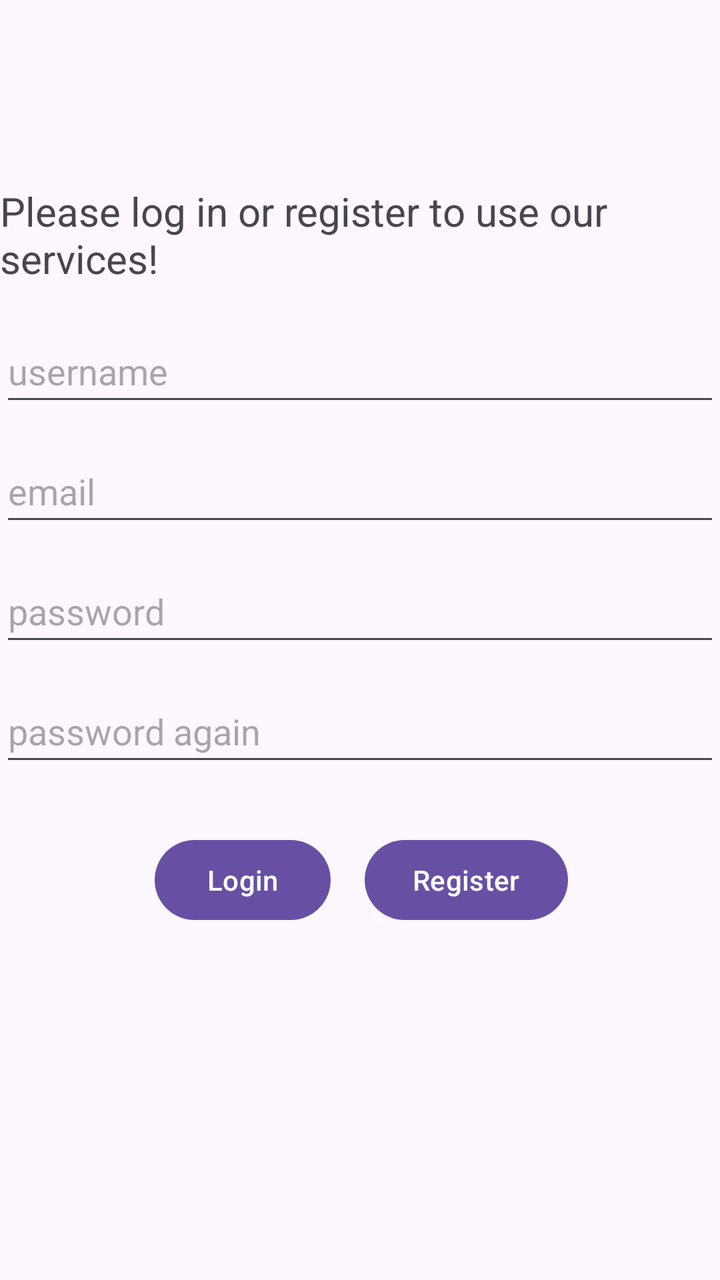
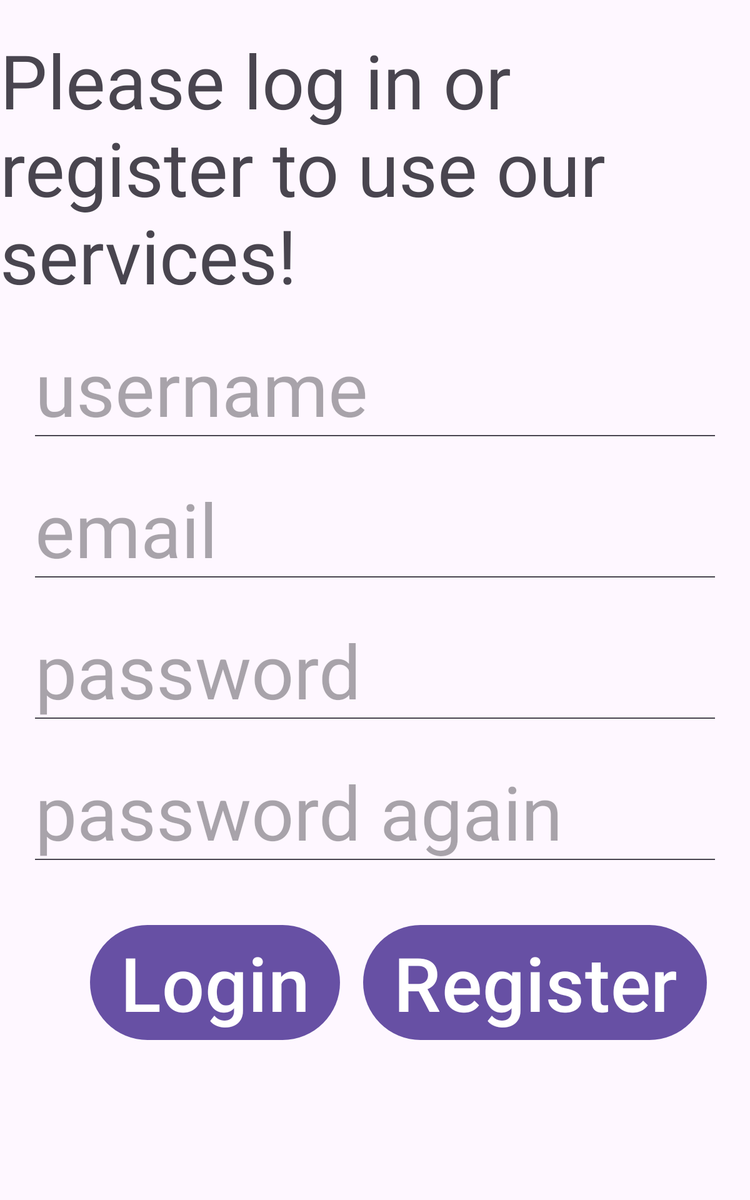

An Android layout and its configuration variant, each rendered on a device that would load it. The default file and the variant file are quoted in full after the pictures.
<!-- AndroidManifest.xml: application theme Theme.Korom -->
<!-- res/layout/activity_register.xml -->
<?xml version="1.0" encoding="utf-8"?>
<androidx.constraintlayout.widget.ConstraintLayout xmlns:android="http://schemas.android.com/apk/res/android"
    xmlns:app="http://schemas.android.com/apk/res-auto"
    xmlns:tools="http://schemas.android.com/tools"
    android:layout_width="match_parent"
    android:layout_height="match_parent"
    tools:context=".RegisterActivity">

    <TextView
        android:id="@+id/loginText"
        android:layout_width="wrap_content"
        android:layout_height="wrap_content"
        android:layout_marginStart="40dp"
        android:layout_marginTop="92dp"
        android:layout_marginEnd="40dp"
        android:text="@string/maintext"
        android:textSize="20sp"
        app:layout_constraintBottom_toTopOf="@+id/username"
        app:layout_constraintEnd_toEndOf="parent"
        app:layout_constraintStart_toStartOf="parent"
        app:layout_constraintTop_toTopOf="parent"
        app:layout_constraintVertical_bias="0.0" />

    <EditText
        android:id="@+id/username"
        android:layout_width="match_parent"
        android:layout_height="wrap_content"
        android:layout_marginTop="160dp"
        android:hint="@string/username"
        android:inputType="text"
        android:minHeight="48dp"
        app:layout_constraintTop_toTopOf="parent"
        tools:layout_editor_absoluteX="11dp" />

    <EditText
        android:id="@+id/email"
        android:layout_width="match_parent"
        android:layout_height="wrap_content"
        android:layout_marginTop="12dp"
        android:hint="@string/email"
        android:inputType="textEmailAddress"
        android:minHeight="48dp"
        app:layout_constraintTop_toBottomOf="@+id/username"
        tools:layout_editor_absoluteX="-38dp" />

    <EditText
        android:id="@+id/password"
        android:layout_width="match_parent"
        android:layout_height="wrap_content"
        android:layout_marginTop="12dp"
        android:hint="@string/password"
        android:inputType="textPassword"
        android:minHeight="48dp"
        app:layout_constraintTop_toBottomOf="@+id/email"
        tools:layout_editor_absoluteX="-11dp" />

    <EditText
        android:id="@+id/passwordAgain"
        android:layout_width="match_parent"
        android:layout_height="wrap_content"
        android:layout_marginTop="12dp"
        android:hint="@string/password_again"
        android:inputType="textPassword"
        android:minHeight="48dp"
        app:layout_constraintTop_toBottomOf="@+id/password"
        tools:layout_editor_absoluteX="11dp" />

    <Button
        android:id="@+id/loginButton"
        android:layout_width="wrap_content"
        android:layout_height="wrap_content"
        android:layout_marginStart="68dp"
        android:layout_marginTop="28dp"
        android:onClick="login"
        android:text="@string/login"
        app:layout_constraintEnd_toStartOf="@+id/registerButton"
        app:layout_constraintHorizontal_bias="0.351"
        app:layout_constraintStart_toStartOf="parent"
        app:layout_constraintTop_toBottomOf="@+id/passwordAgain" />

    <Button
        android:id="@+id/registerButton"
        android:layout_width="wrap_content"
        android:layout_height="wrap_content"
        android:layout_marginTop="28dp"
        android:layout_marginEnd="76dp"
        android:onClick="register"
        android:text="@string/register"
        app:layout_constraintEnd_toEndOf="parent"
        app:layout_constraintTop_toBottomOf="@+id/passwordAgain" />


</androidx.constraintlayout.widget.ConstraintLayout>
<!-- resources referenced by this layout -->
<resources>
  <string name="email">email</string>
  <string name="login">Login</string>
  <string name="maintext">Please log in or register to use our services!</string>
  <string name="password">password</string>
  <string name="password_again">password again</string>
  <string name="register">Register</string>
  <string name="username">username</string>
  <style name="Theme.Korom" parent="Base.Theme.Korom" />
  <style name="Base.Theme.Korom" parent="Theme.Material3.DayNight.NoActionBar">
          
          
      </style>
</resources>
<!-- res/layout-sw600dp/activity_register.xml (the repository's variant of the layout above) -->
<!-- drawn on a 7-inch tablet held upright -->
<?xml version="1.0" encoding="utf-8"?>
<androidx.constraintlayout.widget.ConstraintLayout xmlns:android="http://schemas.android.com/apk/res/android"
    xmlns:app="http://schemas.android.com/apk/res-auto"
    xmlns:tools="http://schemas.android.com/tools"
    android:layout_width="match_parent"
    android:layout_height="match_parent"
    tools:context=".RegisterActivity">

    <TextView
        android:id="@+id/loginText"
        android:layout_width="wrap_content"
        android:layout_height="wrap_content"
        android:layout_marginTop="24dp"
        android:text="@string/maintext"
        android:textSize="60sp"
        app:layout_constraintEnd_toEndOf="parent"
        app:layout_constraintStart_toStartOf="parent"
        app:layout_constraintTop_toTopOf="parent" />

    <EditText
        android:id="@+id/username"
        android:layout_width="match_parent"
        android:layout_height="wrap_content"
        android:layout_marginStart="24dp"
        android:layout_marginTop="16dp"
        android:layout_marginEnd="24dp"
        android:hint="@string/username"
        android:inputType="text"
        android:minHeight="48dp"
        android:textSize="60sp"
        app:layout_constraintEnd_toEndOf="parent"
        app:layout_constraintStart_toStartOf="parent"
        app:layout_constraintTop_toBottomOf="@+id/loginText" />

    <EditText
        android:id="@+id/email"
        android:layout_width="match_parent"
        android:layout_height="wrap_content"
        android:layout_marginStart="24dp"
        android:layout_marginTop="16dp"
        android:layout_marginEnd="24dp"
        android:hint="@string/email"
        android:inputType="textEmailAddress"
        android:minHeight="48dp"
        android:textSize="60sp"
        app:layout_constraintStart_toStartOf="parent"
        app:layout_constraintTop_toBottomOf="@+id/username" />

    <EditText
        android:id="@+id/password"
        android:layout_width="match_parent"
        android:layout_height="wrap_content"
        android:layout_marginStart="24dp"
        android:layout_marginTop="16dp"
        android:layout_marginEnd="24dp"
        android:hint="@string/password"
        android:inputType="textPassword"
        android:minHeight="48dp"
        android:textSize="60sp"
        app:layout_constraintStart_toStartOf="parent"
        app:layout_constraintTop_toBottomOf="@+id/email" />

    <EditText
        android:id="@+id/passwordAgain"
        android:layout_width="match_parent"
        android:layout_height="wrap_content"
        android:layout_marginStart="24dp"
        android:layout_marginTop="16dp"
        android:layout_marginEnd="24dp"
        android:hint="@string/password_again"
        android:inputType="textPassword"
        android:minHeight="48dp"
        android:textSize="60sp"
        app:layout_constraintStart_toStartOf="parent"
        app:layout_constraintTop_toBottomOf="@+id/password" />

    <Button
        android:id="@+id/loginButton"
        android:layout_width="wrap_content"
        android:layout_height="wrap_content"
        android:layout_marginTop="40dp"
        android:layout_marginEnd="256dp"
        android:onClick="login"
        android:text="@string/login"
        android:textSize="60sp"
        app:layout_constraintEnd_toEndOf="parent"
        app:layout_constraintStart_toStartOf="parent"
        app:layout_constraintTop_toBottomOf="@+id/passwordAgain" />

    <Button
        android:id="@+id/registerButton"
        android:layout_width="wrap_content"
        android:layout_height="wrap_content"
        android:layout_marginStart="256dp"
        android:layout_marginTop="40dp"
        android:onClick="register"
        android:text="@string/register"
        android:textSize="60sp"
        app:layout_constraintEnd_toEndOf="parent"
        app:layout_constraintStart_toStartOf="parent"
        app:layout_constraintTop_toBottomOf="@+id/passwordAgain" />


</androidx.constraintlayout.widget.ConstraintLayout>
